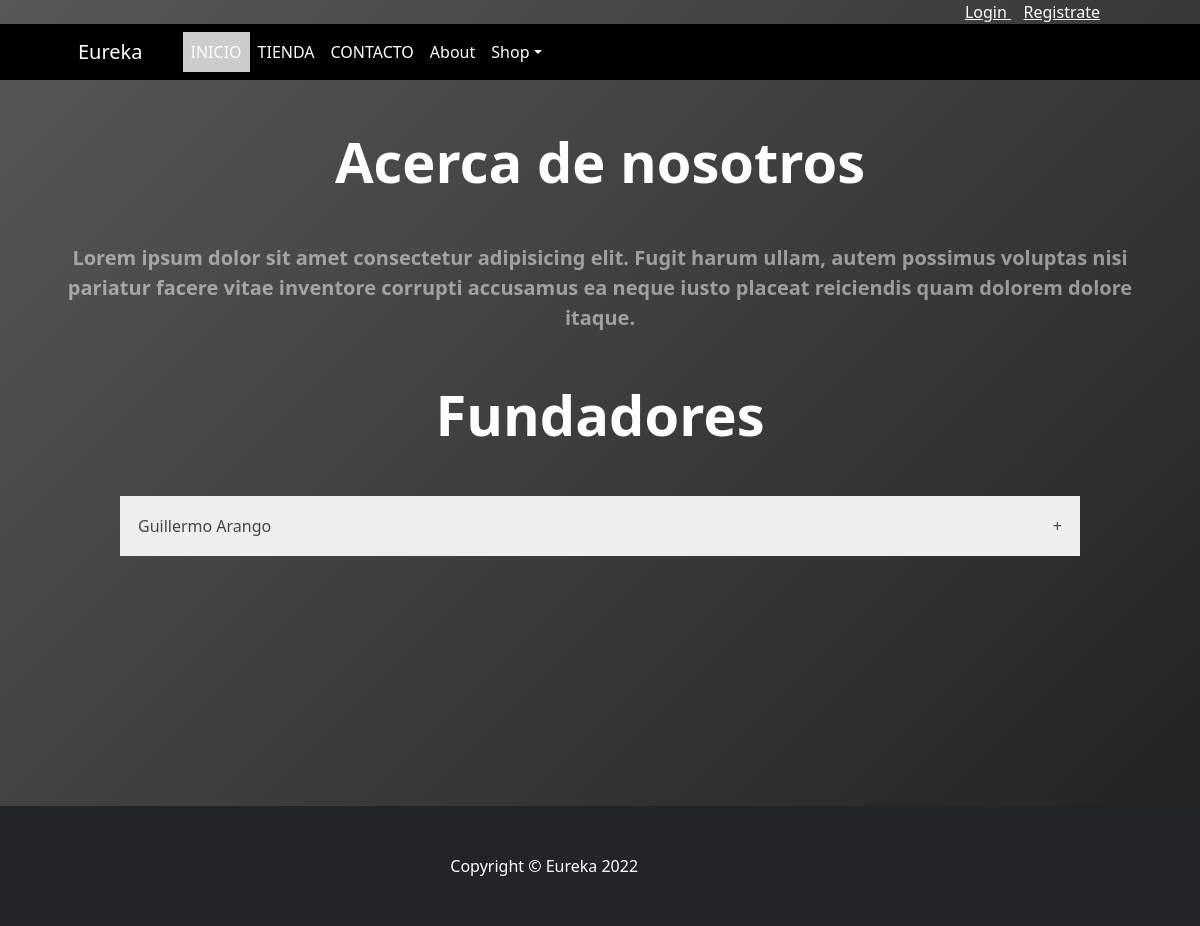
Page /about/ on the earlier database version.
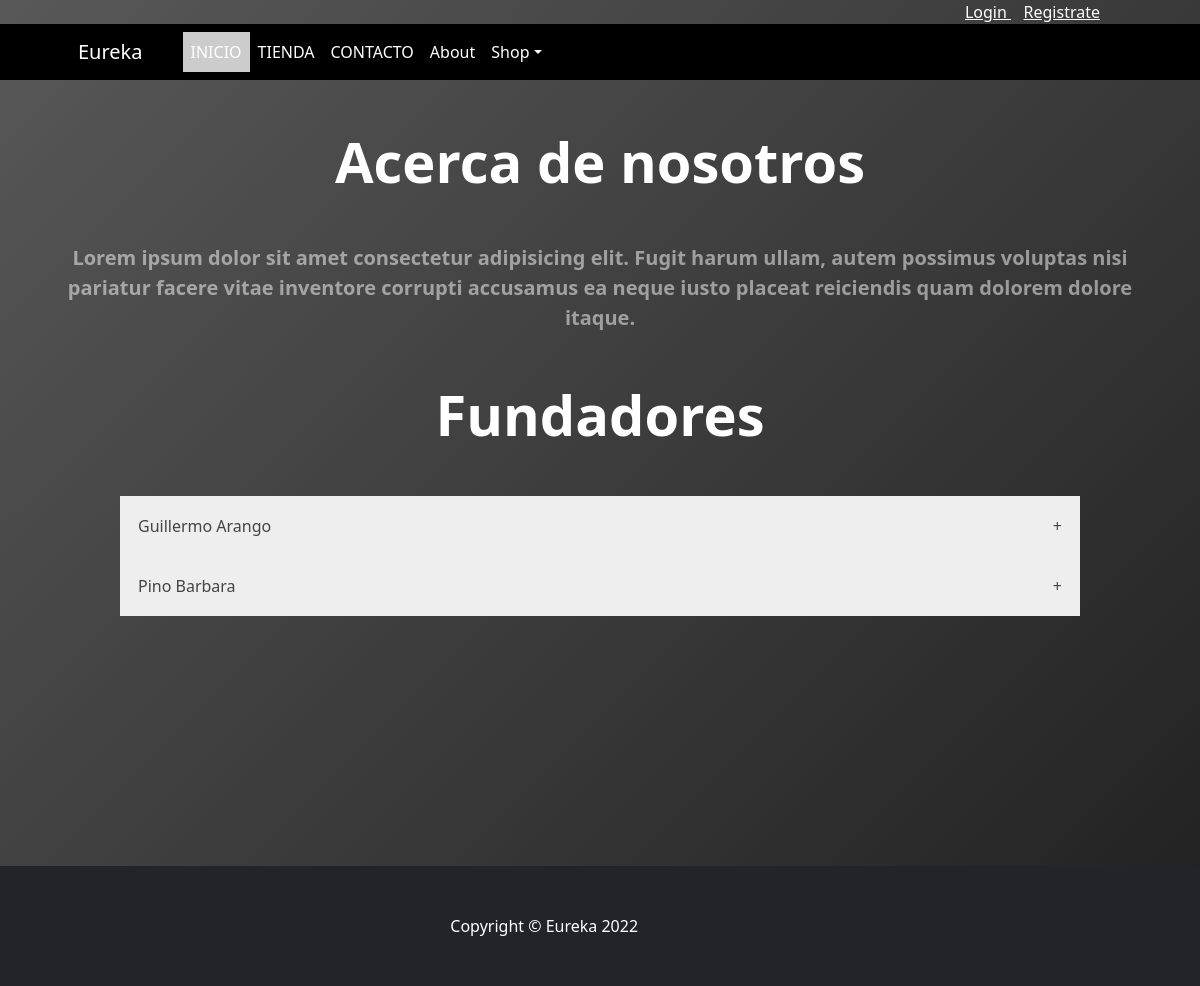
Same page on the later database version.
### About/models.py (models this page shows)
class Fundador(models.Model):
    nombre_completo=models.CharField(max_length=100)
    historia=models.TextField(max_length=500)
    imagen=models.ImageField(null=True, blank=True,upload_to="fundador/")
    created=models.DateTimeField(default=datetime.now())
    updated=models.DateTimeField(default=datetime.now())

### About/views.py (the view)
# urls.py: path('', aboutPage, name='about-landing'),
def aboutPage(request):
    fundadores=Fundador.objects.all()
    contexto={"fundadores":fundadores}
    return render(request, 'About/about.html',contexto)

### carro/context_processor.py (called while the page is built)
def importe_total_carro(request):
    total=0
    if request.user.is_authenticated:
        for key , value in request.session["carro"].items():
            total=total+(float(value["precio"])*value["cantidad"])
    else:
        total="debes hacer login"
    return {"importe_total_carro":total}

### About/templates/About/about.html (shortened to what this page needs)
{% extends 'Home/base.html'%}
{% load static %}
{% block contenido %}
    <div class="container px-4 px-lg-5 my-5">
        <div class="text-center text-white">
            <h1 class="display-4 fw-bolder">Acerca de nosotros</h1>
        </div>
    </div>
    <p class="container px-4 text-center lead fw-normal text-white-50 mb-5">Lorem ipsum dolor sit amet consectetur adipisicing elit. Fugit harum ullam, autem possimus voluptas nisi pariatur facere vitae inventore corrupti accusamus ea neque iusto placeat reiciendis quam dolorem dolore itaque.</p>
    <h2 class="container px-4 text-center display-4 fw-bolder text-white mb-5">Fundadores</h1>
    <div class="contenedor-acordiones">
        {%if fundadores%}
            {% for fundador in fundadores%}
                <button class="accordion">{{fundador.nombre_completo}} <span>+</span></button>
            {%endfor%}
        {%else%}
            <p style="color: white !important;">No hay Fundadores</p>
        {%endif%}
    </div>
{% endblock %}
{% block scripts %}
    {% load static %}
{% endblock %}

Differences in the rows shown:
added Fundador: nombre_completo "Pino Barbara"
